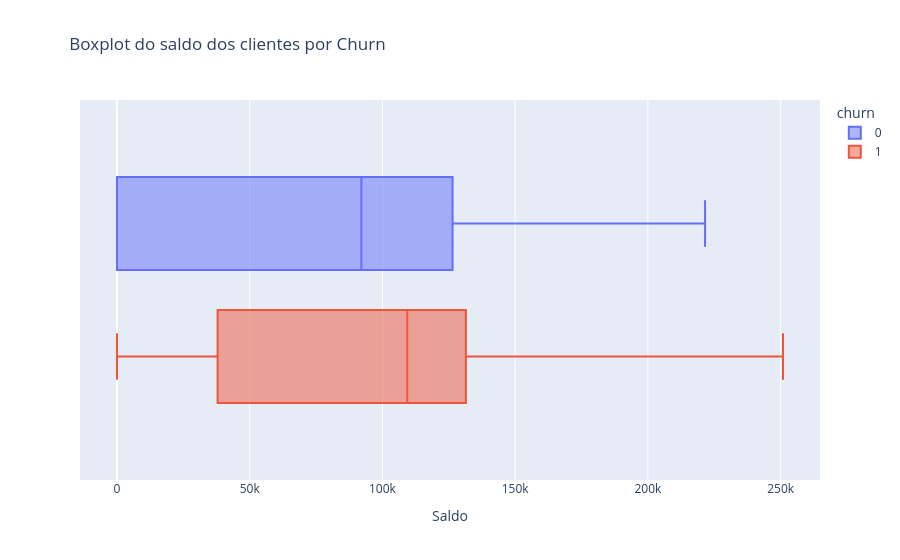

The notebook cell this image was saved under:
### Markdown cell above
Mediana é a mesma pros dois tipos de cliente

### Code cell
fig = px.box(dados, x = 'saldo', color = 'churn',
             title = 'Boxplot do saldo dos clientes por Churn',
             color_discrete_map={
                     1: '#EF553B',
                     0: '#636EFA'
             })
fig.update_layout(
    xaxis_title = 'Saldo',
    legend_traceorder='reversed',
    title_x = 0.077
)
fig.show()

### Figure 1 — Plotly figure (JSON) as saved in the notebook; plotly's stock layout.template omitted (floating-point values rounded to 4 significant figures; data arrays with more than 128 entries replaced by an {"elided": "..."} marker saying what was removed)
{"data": [{"alignmentgroup": "True", "hovertemplate": "churn=1<br>saldo=%{x}<extra></extra>", "legendgroup": "1", "marker": {"color": "#EF553B"}, "name": "1", "notched": false, "offsetgroup": "1", "orientation": "h", "showlegend": true, "type": "box", "x": {"elided": "2037 float values"}, "x0": " ", "xaxis": "x", "y0": " ", "yaxis": "y"}, {"alignmentgroup": "True", "hovertemplate": "churn=0<br>saldo=%{x}<extra></extra>", "legendgroup": "0", "marker": {"color": "#636EFA"}, "name": "0", "notched": false, "offsetgroup": "0", "orientation": "h", "showlegend": true, "type": "box", "x": {"elided": "7963 float values"}, "x0": " ", "xaxis": "x", "y0": " ", "yaxis": "y"}], "layout": {"boxmode": "group", "legend": {"title": {"text": "churn"}, "tracegroupgap": 0, "traceorder": "reversed"}, "title": {"text": "Boxplot do saldo dos clientes por Churn", "x": 0.077}, "xaxis": {"anchor": "y", "domain": [0, 1], "title": {"text": "Saldo"}}, "yaxis": {"anchor": "x", "domain": [0, 1]}}}
